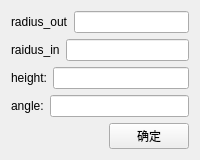
                <widget class="QWidget" name="page_3">
                 <layout class="QVBoxLayout" name="verticalLayout_11">
                  <item>
                   <layout class="QHBoxLayout" name="horizontalLayout_32">
                    <item>
                     <widget class="QLabel" name="label_14">
                      <property name="text">
                       <string>radius_out</string>
                      </property>
                     </widget>
                    </item>
                    <item>
                     <widget class="QLineEdit" name="lineEdit_pipe_r1_2"/>
                    </item>
                   </layout>
                  </item>
                  <item>
                   <layout class="QHBoxLayout" name="horizontalLayout_33">
                    <item>
                     <widget class="QLabel" name="label_15">
                      <property name="text">
                       <string>raidus_in</string>
                      </property>
                     </widget>
                    </item>
                    <item>
                     <widget class="QLineEdit" name="lineEdit_pipe_r2_2"/>
                    </item>
                   </layout>
                  </item>
                  <item>
                   <layout class="QHBoxLayout" name="horizontalLayout_34">
                    <item>
                     <widget class="QLabel" name="label_16">
                      <property name="text">
                       <string>height:</string>
                      </property>
                     </widget>
                    </item>
                    <item>
                     <widget class="QLineEdit" name="lineEdit_pip_h_2"/>
                    </item>
                   </layout>
                  </item>
                  <item>
                   <layout class="QHBoxLayout" name="horizontalLayout_35">
                    <item>
                     <widget class="QLabel" name="label_17">
                      <property name="text">
                       <string>angle:</string>
                      </property>
                     </widget>
                    </item>
                    <item>
                     <widget class="QLineEdit" name="lineEdit_pip_angle"/>
                    </item>
                   </layout>
                  </item>
                  <item>
                   <layout class="QHBoxLayout" name="horizontalLayout_36">
                    <item>
                     <spacer name="horizontalSpacer_9">
                      <property name="orientation">
                       <enum>Qt::Horizontal</enum>
                      </property>
                      <property name="sizeHint" stdset="0">
                       <size>
                        <width>40</width>
                        <height>20</height>
                       </size>
                      </property>
                     </spacer>
                    </item>
                    <item>
                     <widget class="QPushButton" name="pushButton_pipe_ok_2">
                      <property name="text">
                       <string>确定</string>
                      </property>
                     </widget>
                    </item>
                   </layout>
                  </item>
                 </layout>
                </widget>
